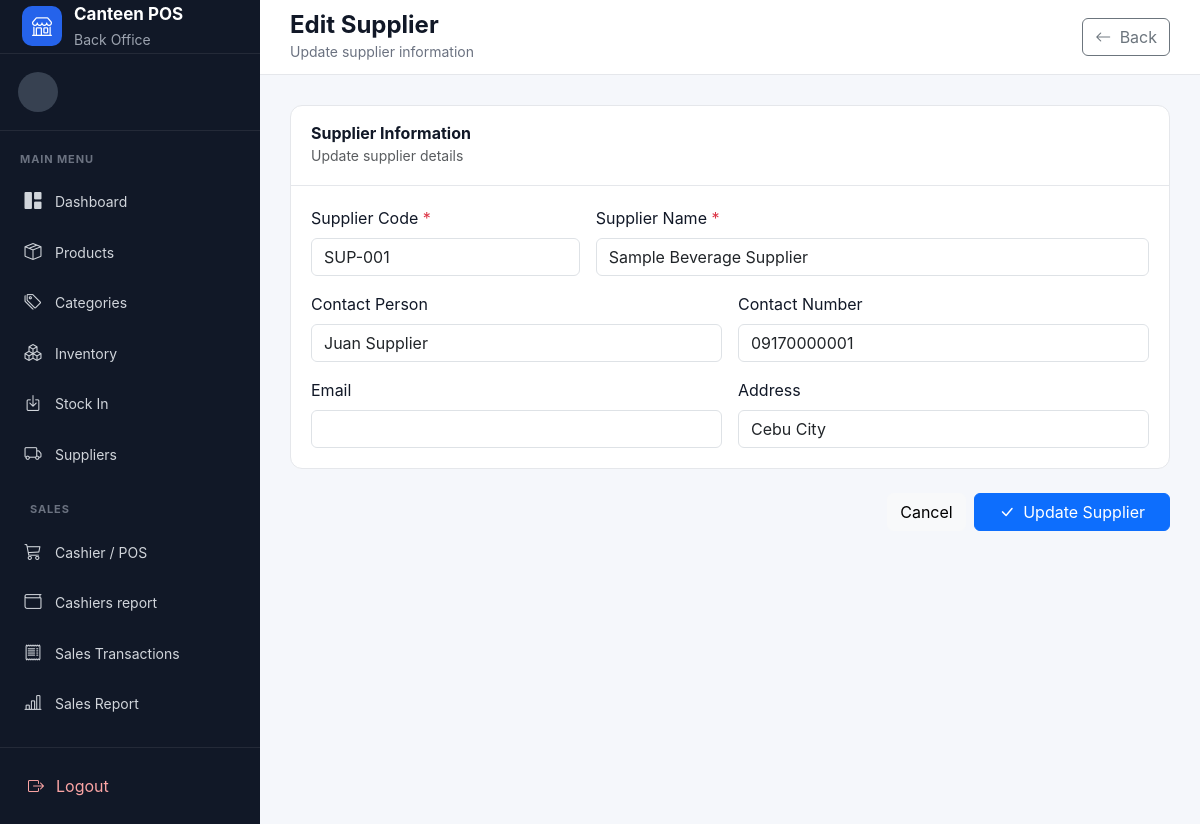
Page /suppliers/edit.php?id=1 on the committed database.
### tables this page shows
CREATE TABLE suppliers (

    id INT UNSIGNED AUTO_INCREMENT PRIMARY KEY,

    supplier_code VARCHAR(30) NOT NULL UNIQUE,

    supplier_name VARCHAR(150) NOT NULL,

    contact_person VARCHAR(100) DEFAULT NULL,

    contact_number VARCHAR(50) DEFAULT NULL,

    email VARCHAR(100) DEFAULT NULL,

    address VARCHAR(255) DEFAULT NULL,

    status ENUM(
        'active',
        'inactive'
    ) NOT NULL DEFAULT 'active',

    created_at TIMESTAMP DEFAULT CURRENT_TIMESTAMP,

    updated_at TIMESTAMP DEFAULT CURRENT_TIMESTAMP
        ON UPDATE CURRENT_TIMESTAMP

);

### suppliers/edit.php (the view, shortened to what this page needs)
<?php
require_once __DIR__ . "/../config/database.php";
$id = (int)($_GET['id'] ?? $_POST['id'] ?? 0);
$stmt = $pdo->prepare("
    SELECT *
    FROM suppliers
    WHERE id = ?
    LIMIT 1
");
$stmt->execute([
    $id
]);
$supplier = $stmt->fetch();
$supplierCode =
    trim(
        $_POST['supplier_code']
        ?? $supplier['supplier_code']
    );
$supplierName =
    trim(
        $_POST['supplier_name']
        ?? $supplier['supplier_name']
    );
$contactPerson =
    trim(
        $_POST['contact_person']
        ?? ($supplier['contact_person'] ?? '')
    );
$contactNumber =
    trim(
        $_POST['contact_number']
        ?? ($supplier['contact_number'] ?? '')
    );
$email =
    trim(
        $_POST['email']
        ?? ($supplier['email'] ?? '')
    );
$address =
    trim(
        $_POST['address']
        ?? ($supplier['address'] ?? '')
    );
require_once __DIR__ . "/../includes/header.php";
require_once __DIR__ . "/../includes/sidebar.php";
?>
<main class="main-content">
    <header class="topbar">
        <div class="page-heading">
            <h4>
                Edit Supplier
            </h4>
            <small>
                Update supplier information
            </small>
        </div>
        <a
            href="index.php"
            class="btn btn-outline-secondary"
        >
            <i class="bi bi-arrow-left me-1"></i>
            Back
        </a>
    </header>
    <section class="content-area">
        <form method="POST">
            <div class="dashboard-card">
                <div class="dashboard-card-header">
                    <div>
                        <h6>
                            Supplier Information
                        </h6>
                        <small class="text-muted">
                            Update supplier details
                        </small>
                    </div>
                </div>
                <div class="dashboard-card-body">
                    <div class="row g-3">
                        <div class="col-md-4">
                            <label class="form-label">
                                Supplier Code
                                <span class="text-danger">*</span>
                            </label>
                            <input
                                type="text"
                                name="supplier_code"
                                class="form-control"
                                value="<?= htmlspecialchars(
                                    $supplierCode
                                ) ?>"
                                required
                            >
                        </div>
                        <div class="col-md-8">
                            <label class="form-label">
                                Supplier Name
                                <span class="text-danger">*</span>
                            </label>
                            <input
                                type="text"
                                name="supplier_name"
                                class="form-control"
                                value="<?= htmlspecialchars(
                                    $supplierName
                                ) ?>"
                                required
                            >
                        </div>
                        <div class="col-md-6">
                            <label class="form-label">
                                Contact Person
                            </label>
                            <input
                                type="text"
                                name="contact_person"
                                class="form-control"
                                value="<?= htmlspecialchars(
                                    $contactPerson
                                ) ?>"
                            >
                        </div>
                        <div class="col-md-6">
                            <label class="form-label">
                                Contact Number
                            </label>
                            <input
                                type="text"
                                name="contact_number"
                                class="form-control"
                                value="<?= htmlspecialchars(
                                    $contactNumber
                                ) ?>"
                            >
                        </div>
                        <div class="col-md-6">
                            <label class="form-label">
                                Email
                            </label>
                            <input
                                type="email"
                                name="email"
                                class="form-control"
                                value="<?= htmlspecialchars(
                                    $email
                                ) ?>"
                            >
                        </div>
                        <div class="col-md-6">
                            <label class="form-label">
                                Address
                            </label>
                            <input
                                type="text"
                                name="address"
                                class="form-control"
                                value="<?= htmlspecialchars(
                                    $address
                                ) ?>"
                            >
                        </div>
                    </div>
                </div>
            </div>
            <div
                class="d-flex justify-content-end gap-2 mt-4"
            >
                <a
                    href="index.php"
                    class="btn btn-light"
                >
                    Cancel
                </a>
                <button
                    type="submit"
                    class="btn btn-primary px-4"
                >
                    <i class="bi bi-check-lg me-1"></i>
                    Update Supplier
                </button>
            </div>
        </form>
    </section>
</main>
<?php
require_once __DIR__ . "/../includes/footer.php";
?>

### assets/css/dashboard.css (style rules this page uses)
:root { --sidebar-width: 260px; --sidebar-bg: #111827; --sidebar-hover: #1f2937; --sidebar-active: #2563eb; --body-bg: #f5f7fb; --text-dark: #111827; --text-muted: #6b7280; --border-color: #e5e7eb; }
* { box-sizing: border-box; }
body { margin: 0; background: var(--body-bg); color: var(--text-dark); font-family: Inter, -apple-system, BlinkMacSystemFont, "Segoe UI", sans-serif; }
.main-content { margin-left: var(--sidebar-width); min-height: 100vh; }
.topbar { height: 75px; background: #fff; border-bottom: 1px solid var(--border-color); display: flex; align-items: center; justify-content: space-between; padding: 0 30px; }
.page-heading h4 { margin: 0; font-weight: 700; }
.page-heading small { color: var(--text-muted); }
.content-area { padding: 30px; }
.dashboard-card { background: #fff; border: 1px solid var(--border-color); border-radius: 12px; overflow: hidden; }
.dashboard-card-header { padding: 18px 20px; border-bottom: 1px solid var(--border-color); display: flex; align-items: center; justify-content: space-between; }
.dashboard-card-header h6 { margin: 0; font-weight: 700; }
.dashboard-card-body { padding: 20px; }

### rows in the picture
suppliers: supplier_code "SUP-001", supplier_name "Sample Beverage Supplier", contact_person "Juan Supplier", contact_number "09170000001", address "Cebu City"
